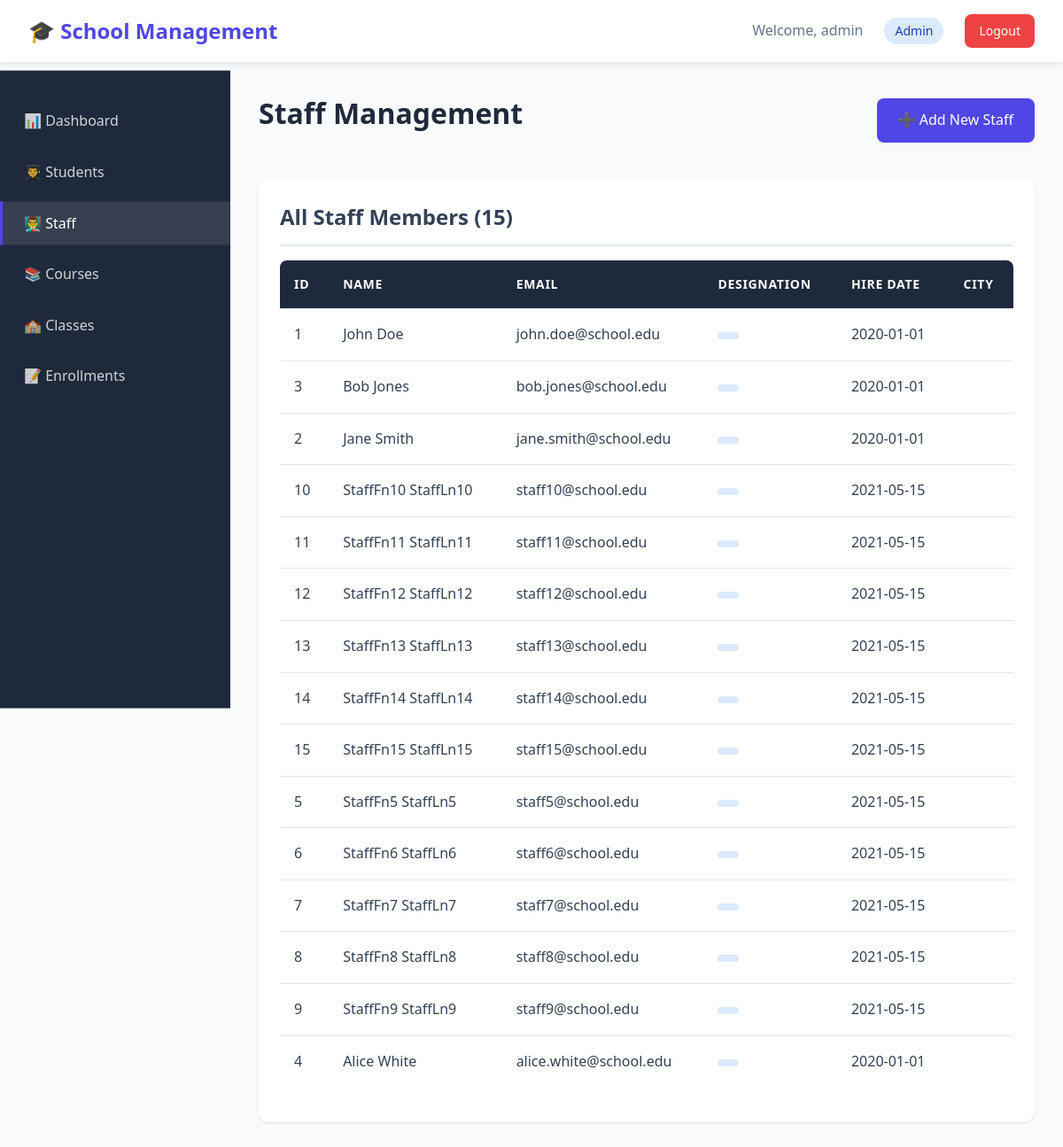
The page /admin/staff (signed in) on the database its author committed.
### tables this page shows
CREATE TABLE Staff (
    Staff_ID INTEGER PRIMARY KEY AUTOINCREMENT,
    First_Name TEXT NOT NULL,
    Last_Name TEXT NOT NULL,
    Email TEXT UNIQUE NOT NULL,
    Hire_Date DATE NOT NULL,
    Role TEXT CHECK(Role IN ('Teacher', 'Admin', 'Support'))
);

### app.py (the view)
@app.route('/admin/staff')
@login_required
@role_required('Admin')
def admin_staff():
    staff = query_db('SELECT * FROM Staff ORDER BY Last_Name, First_Name')
    return render_template('admin/staff.html', staff=staff)

### app.py (called while the page is built)
def get_db():
    conn = sqlite3.connect(DB_NAME)
    conn.row_factory = sqlite3.Row
    conn.execute("PRAGMA foreign_keys = ON")
    return conn

def query_db(query, args=(), one=False):
    conn = get_db()
    cur = conn.execute(query, args)
    rv = cur.fetchall()
    conn.close()
    return (rv[0] if rv else None) if one else rv

def login_required(f):
    @wraps(f)
    def decorated_function(*args, **kwargs):
        if 'user_id' not in session:
            flash('Please log in to access this page.', 'warning')
            return redirect(url_for('login'))
        return f(*args, **kwargs)
    return decorated_function

def role_required(*roles):
    def decorator(f):
        @wraps(f)
        def decorated_function(*args, **kwargs):
            if 'role' not in session or session['role'] not in roles:
                flash('You do not have permission to access this page.', 'danger')
                return redirect(url_for('dashboard'))
            return f(*args, **kwargs)
        return decorated_function
    return decorator

### templates/admin/staff.html (shortened to what this page needs)
{% extends "base.html" %}
{% block content %}
<div class="layout">
    <div class="sidebar">
        <ul class="sidebar-menu">
            <li class="sidebar-item">
                <a href="{{ url_for('admin_dashboard') }}" class="sidebar-link">
                    📊 Dashboard
                </a>
            </li>
            <li class="sidebar-item">
                <a href="{{ url_for('admin_students') }}" class="sidebar-link">
                    👨‍🎓 Students
                </a>
            </li>
            <li class="sidebar-item">
                <a href="{{ url_for('admin_staff') }}" class="sidebar-link active">
                    👨‍🏫 Staff
                </a>
            </li>
            <li class="sidebar-item">
                <a href="{{ url_for('admin_courses') }}" class="sidebar-link">
                    📚 Courses
                </a>
            </li>
            <li class="sidebar-item">
                <a href="{{ url_for('admin_classes') }}" class="sidebar-link">
                    🏫 Classes
                </a>
            </li>
            <li class="sidebar-item">
                <a href="{{ url_for('admin_enrollments') }}" class="sidebar-link">
                    📝 Enrollments
                </a>
            </li>
        </ul>
    </div>
    <div class="main-content">
        <div class="page-header">
            <h1 class="page-title">Staff Management</h1>
            <a href="{{ url_for('admin_staff_add') }}" class="btn btn-primary">➕ Add New Staff</a>
        </div>
        <div class="card">
            <div class="card-header">All Staff Members ({{ staff|length }})</div>
            <div class="table-container">
                <table class="table">
                    <thead>
                        <tr>
                            <th>ID</th>
                            <th>Name</th>
                            <th>Email</th>
                            <th>Designation</th>
                            <th>Hire Date</th>
                            <th>City</th>
                        </tr>
                    </thead>
                    <tbody>
                        {% for member in staff %}
                        <tr>
                            <td>{{ member.Staff_ID }}</td>
                            <td>{{ member.First_Name }} {{ member.Last_Name }}</td>
                            <td>{{ member.Email }}</td>
                            <td><span class="badge badge-info">{{ member.Designation }}</span></td>
                            <td>{{ member.Hire_Date }}</td>
                            <td>{{ member.City }}</td>
                        </tr>
                        {% endfor %}
                    </tbody>
                </table>
            </div>
        </div>
    </div>
</div>
{% endblock %}

### static/css/style.css (style rules this page uses)
:root { --primary-color: #4f46e5; --secondary-color: #06b6d4; --success-color: #10b981; --danger-color: #ef4444; --warning-color: #f59e0b; --info-color: #3b82f6; --dark-color: #1e293b; --light-color: #f8fafc; --border-color: #e2e8f0; --text-color: #334155; --sidebar-width: 260px; }
* { margin: 0; padding: 0; box-sizing: border-box; }
body { font-family: 'Segoe UI', Tahoma, Geneva, Verdana, sans-serif; background: var(--light-color); color: var(--text-color); line-height: 1.6; }
h1, h2, h3, h4, h5, h6 { color: var(--dark-color); font-weight: 600; margin-bottom: 1rem; }
h1 { font-size: 2.5rem; }
.btn { display: inline-block; padding: 0.75rem 1.5rem; border: none; border-radius: 0.5rem; font-size: 1rem; font-weight: 500; text-decoration: none; cursor: pointer; transition: all 0.3s ease; text-align: center; }
.btn-primary { background: var(--primary-color); color: white; }
.card { background: white; border-radius: 0.75rem; box-shadow: 0 1px 3px rgba(0, 0, 0, 0.1); padding: 1.5rem; margin-bottom: 1.5rem; transition: box-shadow 0.3s; }
.card-header { font-size: 1.5rem; font-weight: 600; margin-bottom: 1rem; padding-bottom: 0.75rem; border-bottom: 2px solid var(--border-color); }
.table-container { overflow-x: auto; margin: 1rem 0; }
.table { width: 100%; border-collapse: collapse; background: white; border-radius: 0.5rem; overflow: hidden; }
.table thead { background: var(--dark-color); color: white; }
.table th, .table td { padding: 1rem; text-align: left; border-bottom: 1px solid var(--border-color); }
.table th { font-weight: 600; text-transform: uppercase; font-size: 0.875rem; letter-spacing: 0.05em; }
.table tbody tr { transition: background-color 0.3s; }
.table tbody tr:last-child td { border-bottom: none; }
.layout { display: flex; min-height: calc(100vh - 80px); }
.sidebar { width: var(--sidebar-width); background: var(--dark-color); color: white; padding: 2rem 0; position: sticky; top: 80px; height: calc(100vh - 80px); overflow-y: auto; }
.sidebar-menu { list-style: none; }
.sidebar-item { margin-bottom: 0.5rem; }
.sidebar-link { display: block; color: rgba(255, 255, 255, 0.8); text-decoration: none; padding: 0.75rem 1.5rem; transition: all 0.3s; border-left: 3px solid transparent; }
.sidebar-link:hover, .sidebar-link.active { background: rgba(255, 255, 255, 0.1); color: white; border-left-color: var(--primary-color); }
.main-content { flex: 1; padding: 2rem; max-width: 1400px; }
.page-header { margin-bottom: 2rem; display: flex; justify-content: space-between; align-items: center; }
.page-title { font-size: 2rem; color: var(--dark-color); }
.badge { display: inline-block; padding: 0.25rem 0.75rem; border-radius: 1rem; font-size: 0.875rem; font-weight: 500; }
.badge-info { background: #dbeafe; color: #1e40af; }

### rows shown on the page
Staff: Staff_ID "1", First_Name "John", Last_Name "Doe", Email "john.doe@school.edu", Hire_Date "2020-01-01"
Staff: Staff_ID "3", First_Name "Bob", Last_Name "Jones", Email "bob.jones@school.edu", Hire_Date "2020-01-01"
Staff: Staff_ID "2", First_Name "Jane", Last_Name "Smith", Email "jane.smith@school.edu", Hire_Date "2020-01-01"
Staff: Staff_ID "10", First_Name "StaffFn10", Last_Name "StaffLn10", Email "staff10@school.edu", Hire_Date "2021-05-15"
Staff: Staff_ID "11", First_Name "StaffFn11", Last_Name "StaffLn11", Email "staff11@school.edu", Hire_Date "2021-05-15"
Staff: Staff_ID "12", First_Name "StaffFn12", Last_Name "StaffLn12", Email "staff12@school.edu", Hire_Date "2021-05-15"
Staff: Staff_ID "13", First_Name "StaffFn13", Last_Name "StaffLn13", Email "staff13@school.edu", Hire_Date "2021-05-15"
Staff: Staff_ID "14", First_Name "StaffFn14", Last_Name "StaffLn14", Email "staff14@school.edu", Hire_Date "2021-05-15"
Staff: Staff_ID "15", First_Name "StaffFn15", Last_Name "StaffLn15", Email "staff15@school.edu", Hire_Date "2021-05-15"
Staff: Staff_ID "5", First_Name "StaffFn5", Last_Name "StaffLn5", Email "staff5@school.edu", Hire_Date "2021-05-15"
Staff: Staff_ID "6", First_Name "StaffFn6", Last_Name "StaffLn6", Email "staff6@school.edu", Hire_Date "2021-05-15"
Staff: Staff_ID "7", First_Name "StaffFn7", Last_Name "StaffLn7", Email "staff7@school.edu", Hire_Date "2021-05-15"
Staff: Staff_ID "8", First_Name "StaffFn8", Last_Name "StaffLn8", Email "staff8@school.edu", Hire_Date "2021-05-15"
Staff: Staff_ID "9", First_Name "StaffFn9", Last_Name "StaffLn9", Email "staff9@school.edu", Hire_Date "2021-05-15"
Staff: Staff_ID "4", First_Name "Alice", Last_Name "White", Email "alice.white@school.edu", Hire_Date "2020-01-01"

### other values the page prints
{{ session.username }} "admin"
{{ session.role }} "Admin"
{{ staff|length }} "15"
